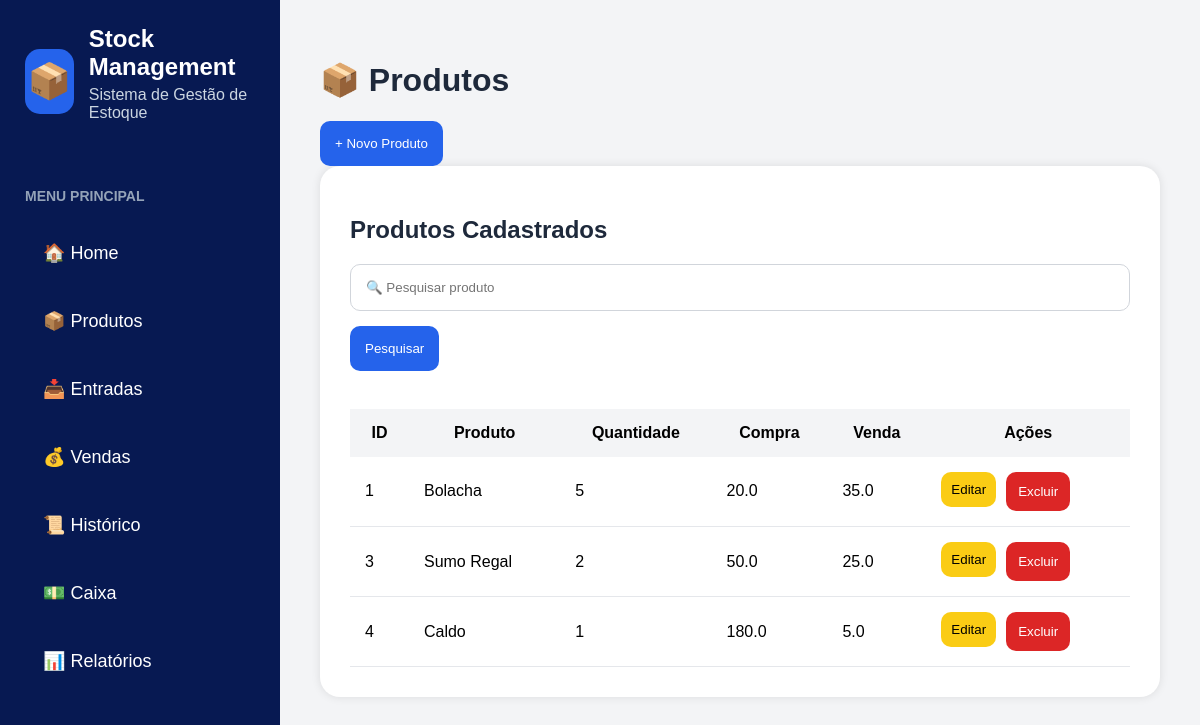
/products, run on an earlier commit of the app's database.
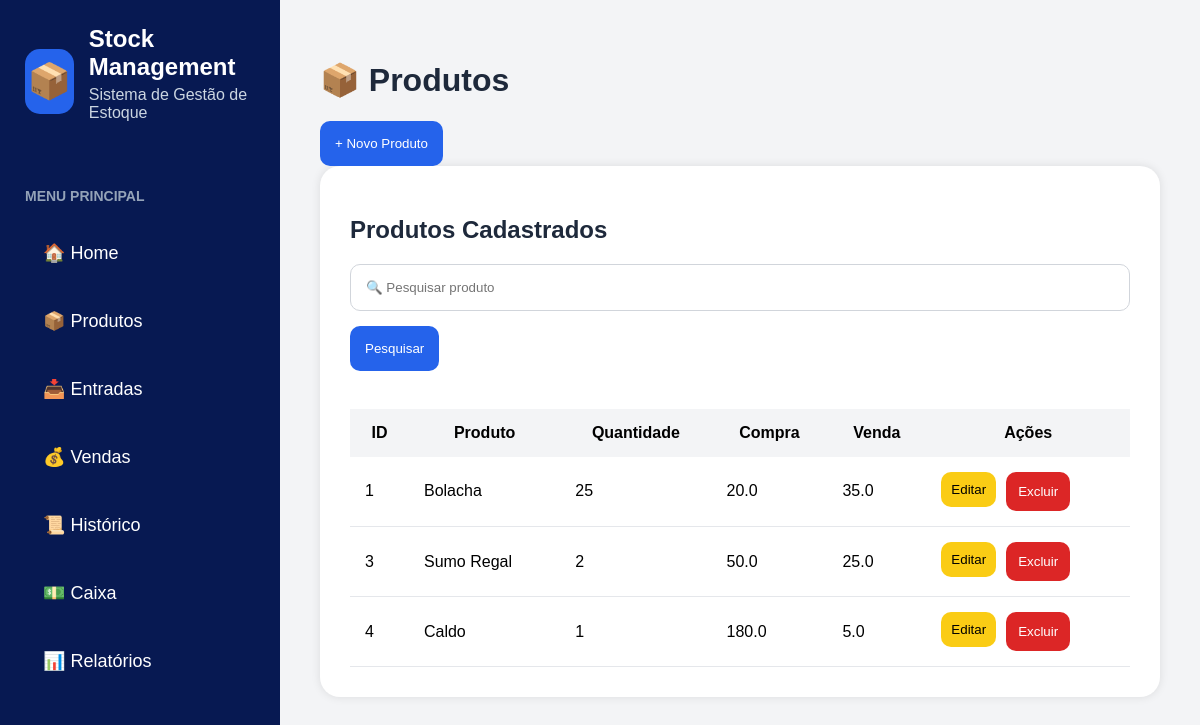
And on a later commit of the database.
### tables this page shows
CREATE TABLE products (
    id INTEGER PRIMARY KEY AUTOINCREMENT,
    name TEXT NOT NULL,
    quantity INTEGER NOT NULL,
    purchase_price REAL NOT NULL,
    selling_price REAL NOT NULL
, minimum_stock INTEGER DEFAULT 5);

### app.py (the view, shortened to what this page needs)
@app.route('/products', methods=['GET', 'POST'])
def products():
    connection = sqlite3.connect('database/database.db')
    cursor = connection.cursor()
    search = request.args.get('search')
    if search:
        cursor.execute(
            '''
            SELECT *
            FROM products
            WHERE name LIKE ?
            ''',
            ('%' + search + '%',)
        )
    else:
        cursor.execute(
            'SELECT * FROM products'
        )
    products_list = cursor.fetchall()
    connection.close()
    return render_template(
        'products.html',
        products=products_list,
        edit_product=None
    )

### templates/products.html (shortened to what this page needs)
{% extends 'base.html' %}
{% block content %}
<h1>📦 Produtos</h1>
<button
class="btn-blue"
onclick="toggleForm()"
>
+ Novo Produto
</button>
<div class="card">
<h2>Produtos Cadastrados</h2>
<form method="GET">
<input
type="text"
name="search"
placeholder="🔍 Pesquisar produto"
>
<button class="btn-blue">
Pesquisar
</button>
</form>
<br>
<table>
<tr>
<th>ID</th>
<th>Produto</th>
<th>Quantidade</th>
<th>Compra</th>
<th>Venda</th>
<th>Ações</th>
</tr>
{% for product in products %}
<tr>
<td>{{ product[0] }}</td>
<td>{{ product[1] }}</td>
<td>{{ product[2] }}</td>
<td>{{ product[3] }}</td>
<td>{{ product[4] }}</td>
<td class="actions">
<a href="/edit_product/{{ product[0] }}">
<button class="btn-yellow">
Editar
</button>
</a>
<a
href="/delete_product/{{ product[0] }}"
onclick="return confirm('Tem certeza que deseja excluir este produto?')"
>
<button class="btn-red">
Excluir
</button>
</a>
</td>
</tr>
{% endfor %}
</table>
</div>
{% endblock %}

### templates/base.html (shortened to what this page needs)
<!DOCTYPE html>
<html>
<head>
    <link rel="stylesheet"
          href="{{ url_for('static', filename='style.css') }}">
</head>
<body>
<div class="sidebar">
    <div class="logo">
        <div class="logo-icon">
            📦
        </div>
        <div>
            <h2>Stock Management</h2>
            <p>Sistema de Gestão de Estoque</p>
        </div>
    </div>
    <div class="menu-title">
        MENU PRINCIPAL
    </div>
    <div class="menu">
    <a href="/">🏠 Home</a>
    <a href="/products">📦 Produtos</a>
    <a href="/entries">📥 Entradas</a>
    <a href="/sales">💰 Vendas</a>
    <a href="/movements">📜 Histórico</a>
    <a href="/cashflow">💵 Caixa</a>
    <a href="/reports">📊 Relatórios</a>
</div>
</div>
<div class="content">
    {% block content %}
    {% endblock %}
</div>
</body>
</html>

### static/style.css (style rules this page uses)
body { margin:0; background:#f3f4f6; font-family:Arial, sans-serif; }
.sidebar { position:fixed; left:0; top:0; width:280px; height:100vh; background:#071952; padding:25px; box-sizing:border-box; color:white; }
.logo { display:flex; align-items:center; gap:15px; }
.logo-icon { width:65px; height:65px; background:#2563eb; border-radius:15px; display:flex; justify-content:center; align-items:center; font-size:35px; }
.logo h2 { margin:0; color:white; }
.logo p { margin-top:5px; color:#cbd5e1; }
.menu-title { margin-top:50px; margin-bottom:20px; color:#94a3b8; font-size:14px; font-weight:bold; }
.menu a { display:block; text-decoration:none; color:white; font-size:18px; padding:18px; border-radius:15px; margin-bottom:10px; transition:0.3s; }
.content { margin-left:280px; padding:40px; }
h1,h2 { color:#1e293b; }
.card { background:white; padding:30px; border-radius:20px; margin-bottom:30px; box-shadow:0px 0px 10px rgba(0,0,0,0.1); }
input { width:100%; padding:15px; border:1px solid #d1d5db; border-radius:10px; box-sizing:border-box; }
.btn-blue { background:#2563eb; color:white; border:none; padding:15px; border-radius:10px; s margin-top:20px; cursor:pointer; }
.btn-yellow { background:#facc15; border:none; padding:10px; border-radius:10px; cursor:pointer; }
.btn-red { background:#ef4444; color:white; border:none; padding:10px; border-radius:10px; cursor:pointer; }
table { width:100%; border-collapse:collapse; }
th { background:#f3f4f6; padding:15px; }
td { padding:15px; border-bottom:1px solid #e5e7eb; }
.actions { display:flex; gap:10px; }
form { margin-bottom:20px; }
input { margin-bottom:15px; }
.btn-red { background:#dc2626; color:white; border:none; padding:12px; border-radius:10px; cursor:pointer; }

What changed in the data, as far as the page shows it:
changed products "Bolacha": quantity "5" → "25"
